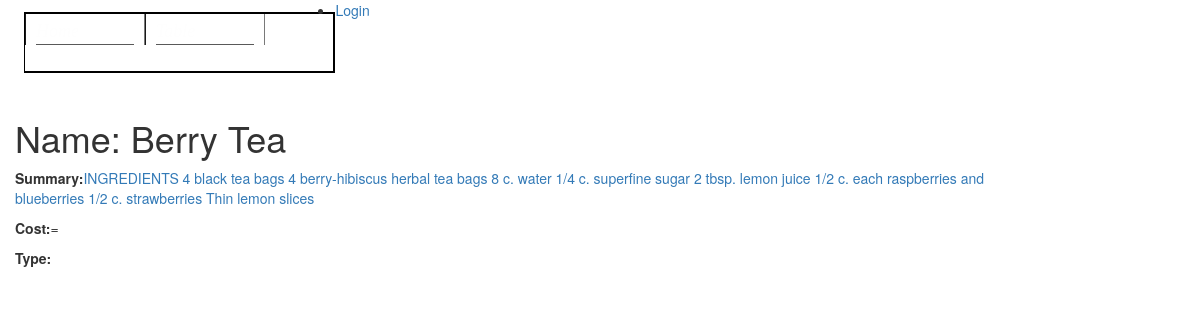
/catalog/drink/2, run on the app's committed database.
### catalog/models.py (models this page shows, shortened)
class Drink(models.Model):
    name = models.CharField(max_length=200)
    summary = models.TextField(max_length=1000, help_text="Enter a brief description of the drink")
    Cost = models.CharField('Cost',max_length=13, unique=True, help_text='Enter a cost of the drink')
    Type = models.ForeignKey('Type', on_delete=models.SET_NULL, null=True)

### catalog/views.py (the view)
# urls.py: path('drink/<int:pk>', views.DrinkDetailView.as_view(), name='drink-detail'),
class DrinkDetailView(generic.DetailView):
    model = Drink

### catalog/templates/catalog/drink_detail.html (shortened to what this page needs)
{% extends "base_generic.html" %}
{% block content %}
  <h1>Name: {{ drink.name }}</h1>
  <p><strong>Summary:</strong><a href="">{{ drink.summary }}</a></p>
  <p><strong>Cost:</strong>={{ drink.cost }}</p>
  <p><strong>Type:</strong> {{ drink.type.all|join:", " }}</p>
{% endblock %}

### data on the page
Drink: name "Berry Tea", summary "INGREDIENTS 4 black tea bags 4 berry-hibiscus herbal tea bags 8 c. water 1/4 c. superfine sugar 2 tbsp. lemon juice 1/2 c. each raspberries and blueberries 1/2 c. strawberries Thin lemon slices"
